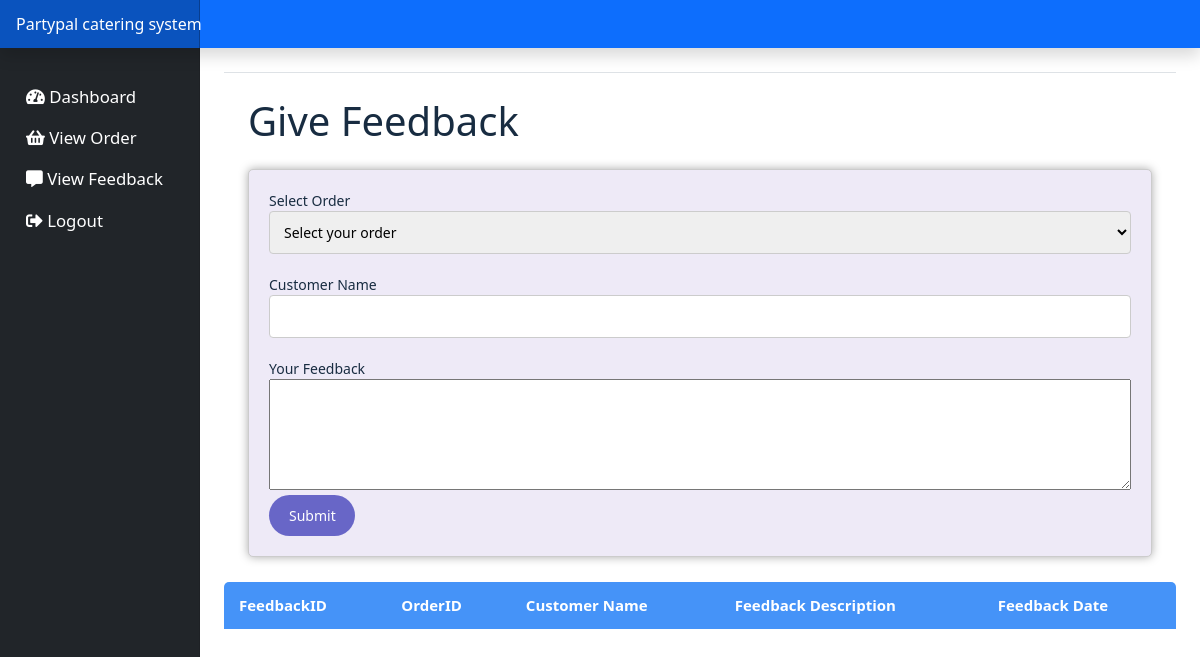
Page /customer/give_feedback.php (signed in) on the earlier database version.
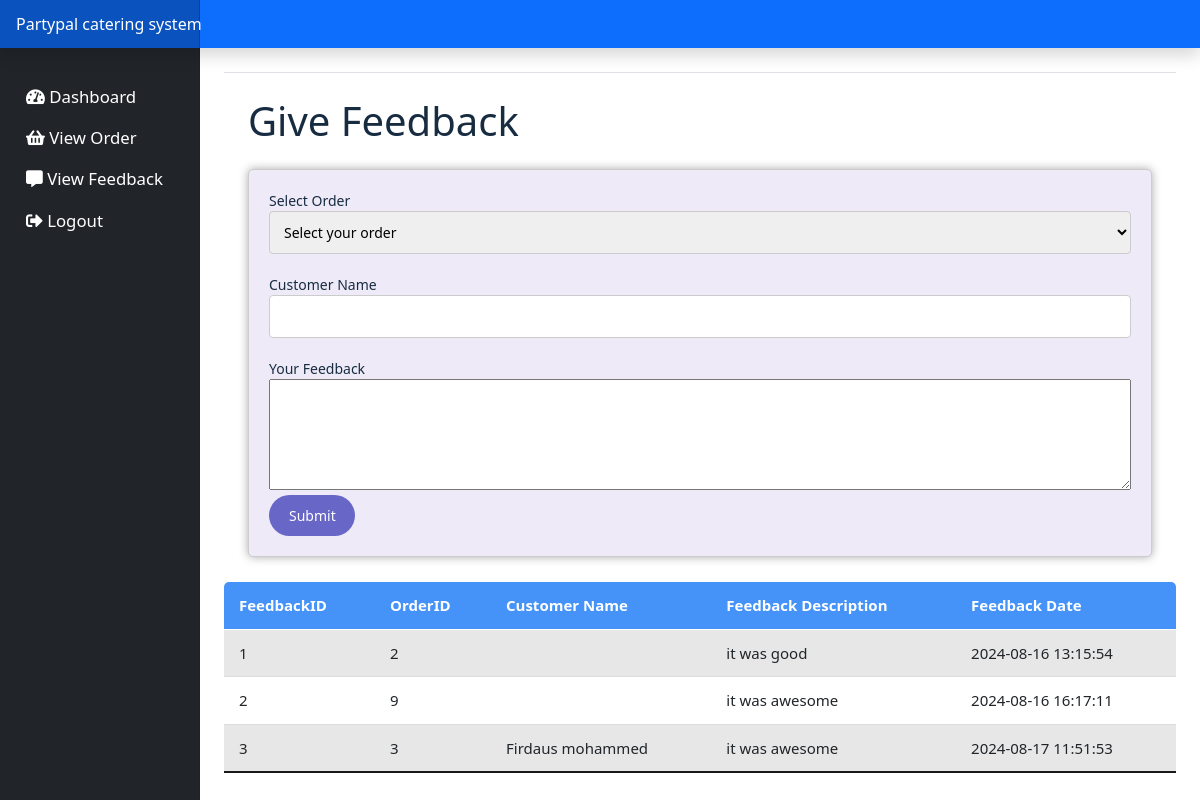
Same page on the later database version.
### tables this page shows
CREATE TABLE `feedback` (
  `feedbackID` int(11) NOT NULL,
  `OrderID` int(11) NOT NULL,
  `customerName` varchar(20) NOT NULL,
  `comment` varchar(100) NOT NULL,
  `feedbackDate` timestamp NOT NULL DEFAULT current_timestamp()
);

### customer/give_feedback.php (the view, shortened to what this page needs)
<!doctype html>
<html lang='en'>
<head>
    <link href='assets/dist/css/bootstrap.min.css' rel='stylesheet'>
    <link href='assets/dashboard.css' rel='stylesheet'>
</head>
<body>
<?php include_once('header.php'); ?>
<div class='container-fluid'>
    <div class='row'>
        <?php include_once('sidenav.php'); ?>
        <main class='col-md-9 ms-sm-auto col-lg-10 px-md-4'>
            <div class='d-flex justify-content-between flex-wrap flex-md-nowrap align-items-center pt-3 pb-2 mb-3 border-bottom'>
            </div>
            <div class="container">
                <h1 class="my-4">Give Feedback</h1>
                <form method="post" action="give_feedback.php">
                    <label for="OrderID">Select Order</label>
                    <select name="OrderID" required>
                        <option value="">Select your order</option>
                    </select>
                    <label for="customerName">Customer Name</label><br>
                    <input type="text" name="customerName" required><br>
                    <label for="comment">Your Feedback</label><br>
                    <textarea name="comment" rows="5" required></textarea><br>
                    <input type="submit" value="Submit">
                </form>
            </div>
            <div class='table-responsive'>
                <table class='table table-striped table-sm'>
                    <thead>
                        <tr>
                            <th scope='col'>FeedbackID</th>
                            <th scope='col'>OrderID</th>
                            <th scope='col'>Customer Name</th>
                            <th scope='col'>Feedback Description</th>
                            <th scope='col'>Feedback Date</th>
                        </tr>
                    </thead>
                    <tbody>
                        <?php
                        require_once('connection.php');
                        $statement = $conn->prepare('SELECT * FROM feedback');
                        $statement->execute();
                        $n = 1;
                        while ($row = $statement->fetch()) {
                            echo '<tr>';
                            echo '<td>'.$n.'</td>';
                            echo '<td>'.$row['OrderID'].'</td>';
                            echo '<td>'.$row['customerName'].'</td>';
                            echo '<td>'.$row['comment'].'</td>';
                            echo '<td>'.$row['feedbackDate'].'</td>';
                            echo '</tr>';
                            $n++;
                        }
                        ?>
                    </tbody>
                </table>
            </div>
        </main>
    </div>
</div>
</body>
</html>

Differences in the rows shown:
added feedback: OrderID "2", comment "it was good", feedbackDate "2024-08-16 13:15:54"
added feedback: OrderID "9", comment "it was awesome", feedbackDate "2024-08-16 16:17:11"
added feedback: OrderID "3", customerName "Firdaus mohammed", comment "it was awesome", feedbackDate "2024-08-17 11:51:53"
